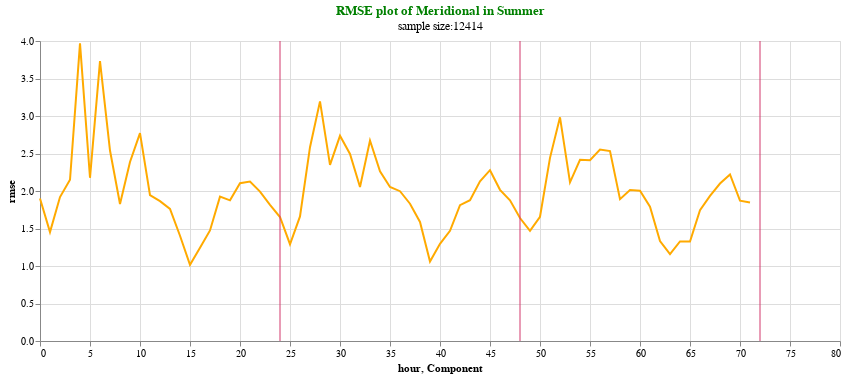

Notebook cell for this chart:
### Code cell
plotrmse(Sum_rmse_meridional,'rmse',"RMSE plot of Meridional in Summer","sample size:" +  str(Sum["meridional_dif"].count()))

### Figure 1 — Vega-Lite specification as saved in the notebook (floating-point values rounded to 4 significant figures)
{"config": {"view": {"continuousWidth": 400, "continuousHeight": 300}}, "layer": [{"data": {"name": "data-cc85272144ef2fc69fd6c8e38872981f"}, "mark": "line", "encoding": {"color": {"value": "#FFAA00"}, "x": {"field": "hour", "type": "quantitative"}, "y": {"field": "rmse", "type": "quantitative"}}, "height": 300, "title": {"text": ["RMSE plot of Meridional in Summer"], "subtitle": ["sample size:12414"], "color": "green"}, "width": 800}, {"data": {"name": "data-b9dd60dc560f7891b967d8e82c37ad0c"}, "mark": {"type": "rule", "color": "#D2386C"}, "encoding": {"x": {"field": "Component", "type": "quantitative"}}}], "$schema": "https://vega.github.io/schema/vega-lite/v4.17.0.json", "datasets": {"data-cc85272144ef2fc69fd6c8e38872981f": [{"rmse": 1.899, "hour": 0}, {"rmse": 1.452, "hour": 1}, {"rmse": 1.919, "hour": 2}, {"rmse": 2.149, "hour": 3}, {"rmse": 3.967, "hour": 4}, {"rmse": 2.176, "hour": 5}, {"rmse": 3.733, "hour": 6}, {"rmse": 2.539, "hour": 7}, {"rmse": 1.827, "hour": 8}, {"rmse": 2.386, "hour": 9}, {"rmse": 2.771, "hour": 10}, {"rmse": 1.944, "hour": 11}, {"rmse": 1.864, "hour": 12}, {"rmse": 1.761, "hour": 13}, {"rmse": 1.404, "hour": 14}, {"rmse": 1.015, "hour": 15}, {"rmse": 1.244, "hour": 16}, {"rmse": 1.474, "hour": 17}, {"rmse": 1.925, "hour": 18}, {"rmse": 1.876, "hour": 19}, {"rmse": 2.103, "hour": 20}, {"rmse": 2.126, "hour": 21}, {"rmse": 1.992, "hour": 22}, {"rmse": 1.816, "hour": 23}, {"rmse": 1.653, "hour": 24}, {"rmse": 1.29, "hour": 25}, {"rmse": 1.661, "hour": 26}, {"rmse": 2.584, "hour": 27}, {"rmse": 3.195, "hour": 28}, {"rmse": 2.349, "hour": 29}, {"rmse": 2.736, "hour": 30}, {"rmse": 2.495, "hour": 31}, {"rmse": 2.053, "hour": 32}, {"rmse": 2.673, "hour": 33}, {"rmse": 2.264, "hour": 34}, {"rmse": 2.054, "hour": 35}, {"rmse": 1.997, "hour": 36}, {"rmse": 1.831, "hour": 37}, {"rmse": 1.587, "hour": 38}, {"rmse": 1.059, "hour": 39}, {"rmse": 1.296, "hour": 40}, {"rmse": 1.469, "hour": 41}, {"rmse": 1.81, "hour": 42}, {"rmse": 1.877, "hour": 43}, {"rmse": 2.13, "hour": 44}, {"rmse": 2.277, "hour": 45}, {"rmse": 2.016, "hour": 46}, {"rmse": 1.875, "hour": 47}, {"rmse": 1.639, "hour": 48}, {"rmse": 1.468, "hour": 49}, {"rmse": 1.657, "hour": 50}, {"rmse": 2.442, "hour": 51}, {"rmse": 2.982, "hour": 52}, {"rmse": 2.116, "hour": 53}, {"rmse": 2.417, "hour": 54}, {"rmse": 2.41, "hour": 55}, {"rmse": 2.554, "hour": 56}, {"rmse": 2.533, "hour": 57}, {"rmse": 1.891, "hour": 58}, {"rmse": 2.013, "hour": 59}, {"rmse": 2.002, "hour": 60}, {"rmse": 1.79, "hour": 61}, {"rmse": 1.333, "hour": 62}, {"rmse": 1.16, "hour": 63}, {"rmse": 1.328, "hour": 64}, {"rmse": 1.326, "hour": 65}, {"rmse": 1.745, "hour": 66}, {"rmse": 1.934, "hour": 67}, {"rmse": 2.099, "hour": 68}, {"rmse": 2.22, "hour": 69}, {"rmse": 1.871, "hour": 70}, {"rmse": 1.847, "hour": 71}], "data-b9dd60dc560f7891b967d8e82c37ad0c": [{"Component": 24}, {"Component": 48}, {"Component": 72}]}}
